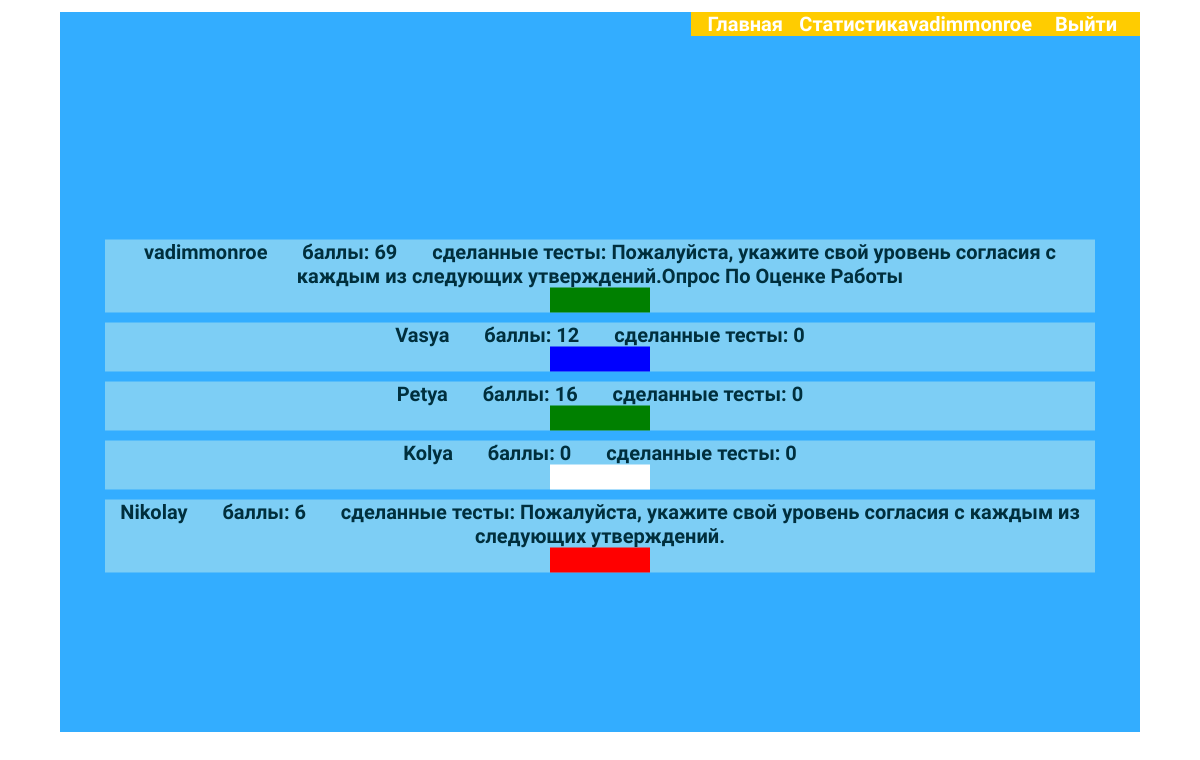
/status (signed in), run on the app's committed database.
### tests_app/models.py (models this page shows, shortened)
class UsersPoints(models.Model):
    login = models.ForeignKey(User, on_delete=models.CASCADE)
    color = models.CharField('Цвет фона', max_length=50)
    points = models.IntegerField('Баллы')
    done_tests = models.CharField('Пройденные тесты', max_length=1000)
    class Meta:
        verbose_name = 'Баллы пользователя'
        verbose_name_plural = 'Баллы пользователей'
        db_table = 'Users'

### tests_app/views.py (the view)
# urls.py: path('status', views.status, name='status'),
def status(request):
    users = UsersPoints.objects.all()
    return render(request, 'tests_app/status.html', {'users': users})

### tests_app/templates/tests_app/status.html
{% extends 'tests_app/base.html' %}
{% block content %}
<div class="status">
{% for user in users %}
    <div class="login">{{ user.login }}&nbsp;&nbsp;&nbsp;&nbsp;&nbsp;&nbsp;
        баллы: {{ user.points }}&nbsp;&nbsp;&nbsp;&nbsp;&nbsp;&nbsp;
        сделанные тесты: {{ user.done_tests }}
        <div class="color-box" style="background: {{ user.color }}"></div>
    </div>
{% endfor %}
</div>
{% endblock %}

### tests_app/templates/tests_app/base.html (shortened to what this page needs)
<!DOCTYPE html>
{% load static %}
<html>
<head>
    <link rel="stylesheet" href="{% static 'tests_app/style.css' %}">
</head>
<body>
<div class="container">
    <div class="header">
        <ul id="header-menu">
            <li class="header-menu-point"><a href="{% url 'home' %}">Главная</a></li>
            <li class="header-menu-point"><a href="{% url 'status' %}">Статистика</a></li>
            {% if request.user.is_authenticated %}
            <li class="header-menu-point"><a href="{% url 'login_detail' user.id %}">{{ user.username }}</a></li>
            <li class="header-menu-point"><a href="{% url 'logout' %}">Выйти</a></li>
            {% else %}
            <li class="header-menu-point"><a href="{% url 'register' %}">Регистрация</a></li>
            <li class="header-menu-point"><a href="{% url 'login' %}">Войти</a></li>
            {% endif %}
        </ul>
    </div>
    {% block content %} {% endblock %}
</div>
</body>
</html>

### tests_app/static/tests_app/style.css (style rules this page uses)
:root { --main-yellow-color: #ffcc00; --main-orange-color: #feab3a; --main-light-blue-color: #33ADFF; }
* { margin: 0; padding: 0; box-sizing: border-box; font-family: 'Open Sans Condensed', sans-serif; }
html, body { width: 100%; height: 100%; }
.container { width: 90%; height: 90%; margin: 1% auto 1% auto; background-color: var(--main-light-blue-color); }
.header ul { list-style-type: none; display: flex; justify-content: flex-end; }
.header li { font-weight: bold; font-size: 20px; color: red; flex-basis: 10%; text-align: center; background-color: var(--main-yellow-color); animation: shake2 1s; animation-iteration-count: infinite; }
a { display: block; width: 100%; height: 100%; font-weight: bold; font-size: 20px; text-decoration: none; color: white; }
.status { display: flex; flex-direction: column; overflow: auto; margin: 0 auto; width: 1000px; position: absolute; top: 50%; left: 50%; margin-right: -50%; transform: translate(-50%, -50%); }
.login { margin: 5px; font-weight: bold; font-size: 20px; text-align: center; background-color: #7DCEF5; color: #002F3D; }
.color-box { width: 100px; height: 25px; margin: 0 auto; }

### data on the page
UsersPoints: login "vadimmonroe", points "69", done_tests "Пожалуйста, укажите свой уровень согласия с каждым из следующих утверждений.Опрос По Оценке Работы"
UsersPoints: login "Vasya", points "12", done_tests "0"
UsersPoints: login "Petya", points "16", done_tests "0"
UsersPoints: login "Kolya", points "0", done_tests "0"
UsersPoints: login "Nikolay", points "6", done_tests "Пожалуйста, укажите свой уровень согласия с каждым из следующих утверждений."

### other printed values
{{ user.username }} "vadimmonroe"
